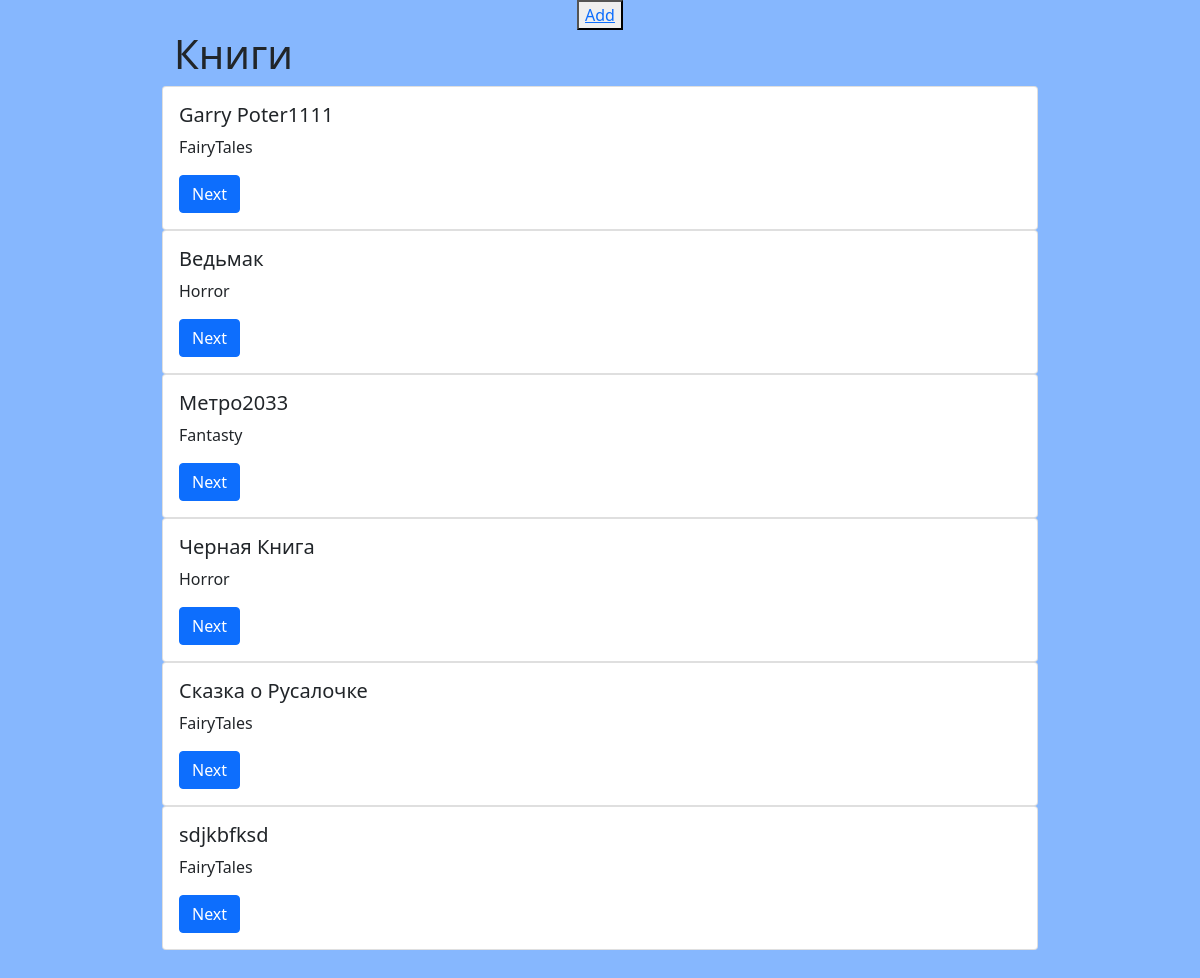
The app's page /books_lib/, older data.
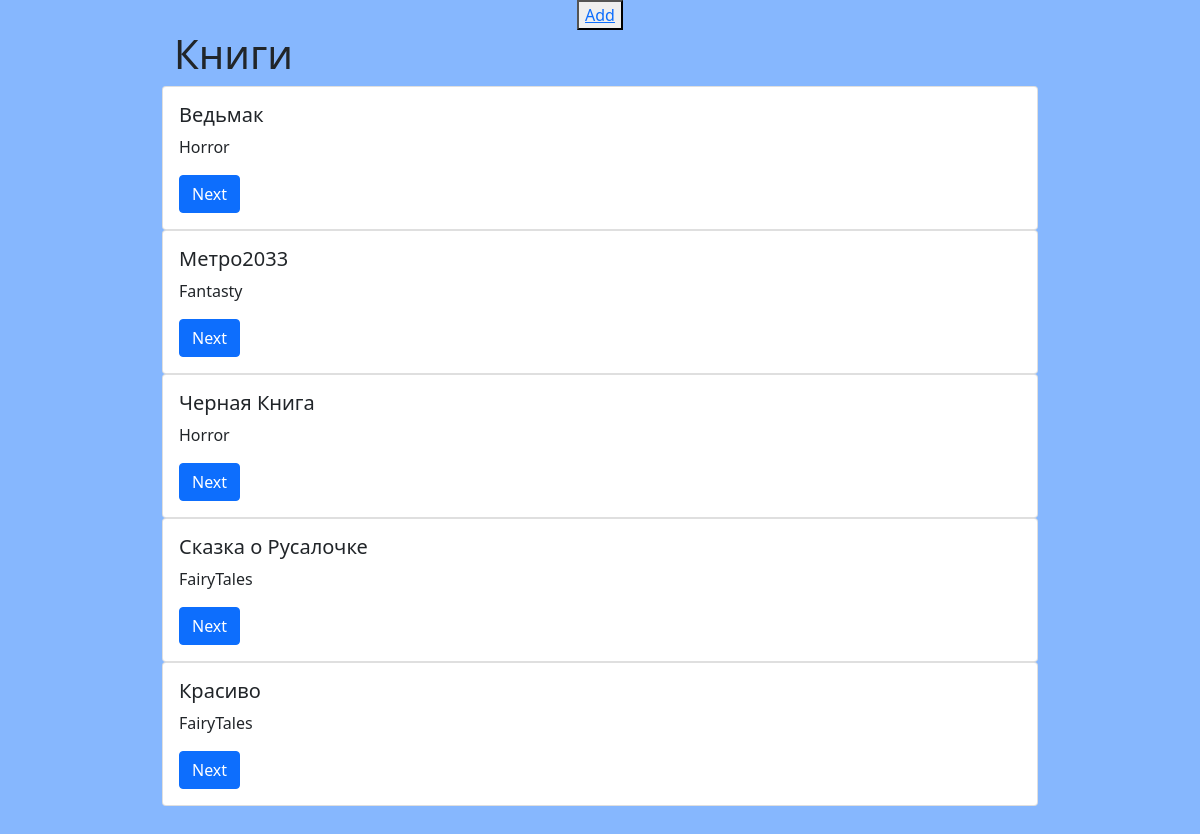
The same page, newer data.
### library/models.py (models this page shows)
class BookCategory(models.Model):
    GENRE_CHOISE = (
        ('Detective', 'Detective'),
        ('Fantasty', 'Fantasty'),
        ('Horror', 'Horror'),
        ('Dramma', 'Dramma'),
        ('FairyTales', 'FairyTales')
    )
    title = models.CharField(max_length=100)
    descrip = models.TextField()
    image = models.ImageField(upload_to='')
    tom = models.IntegerField()
    genre = models.CharField(choices=GENRE_CHOISE, max_length=100)
    date_write = models.DateField(auto_now_add=True)

### library/views.py (the view)
# urls.py: path('books_lib/', views.shows_book_all, name ='book_lib_all'),
def shows_book_all(request):
    shows = models.BookCategory.objects.all()
    return render(request, 'category_book.html', {'shows': shows})

### templates/category_book.html (shortened to what this page needs)
<!DOCTYPE html>
{% load static %}
<html lang="en">
<head>
    <link rel="stylesheet" href="{% static 'css/bootstrap.css/' %}" />
</head>
<body>
<center><button type="button"><a href="/add-books/">Add</a></button></center>
<div class="container c_v">
    <h1 class="container">Книги</h1>
        {% for i in shows %}
            <div class="card">
  <div class="card-body">
    <h5 class="card-title">{{ i.title }}</h5>
    <p class="card-text">{{ i.genre }}</p>
    <a href="/book_lib/{{ i.id }}/" class="btn btn-primary">Next</a>
  </div>
</div>
        {% endfor %}
</div>
</body>
</html>

Row changes from the older to the newer data that the page shows:
removed BookCategory: title "Garry Poter1111", genre "FairyTales"
changed BookCategory: title "sdjkbfksd" → "Красиво"
